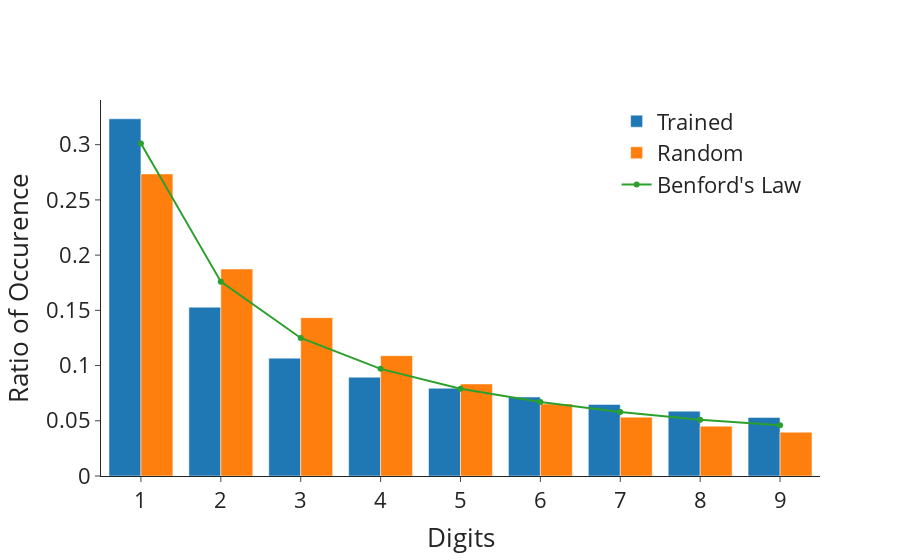

Notebook code cell kept with this figure:
### Markdown cell above
## Average Across all Layers

Note that No matter how many times this notebook is rerun, the trained model ALWAYS has a higher R^2 value.

### Code cell
fig = plot_model_bar(untrained, trained, "Average - All Residual Blocks", exclude_fc=False)
fig.update_layout(template='simple_white', legend={'yanchor': 'top', 'y': 0.999, 'x': 0.98, 'xanchor': 'right'}, font={'size': 22}, title=None)
fig.update_xaxes(title='Digits')
fig.update_yaxes(title='Ratio of Occurence')
fig

### Figure 1 — Plotly figure (JSON) as saved in the notebook; plotly's stock layout.template omitted (floating-point values rounded to 4 significant figures)
{"data": [{"name": "Trained", "type": "bar", "x": [1, 2, 3, 4, 5, 6, 7, 8, 9], "y": [0.3234, 0.1528, 0.1067, 0.08949, 0.07946, 0.07152, 0.06479, 0.05869, 0.05305]}, {"name": "Random", "type": "bar", "x": [1, 2, 3, 4, 5, 6, 7, 8, 9], "y": [0.2735, 0.1875, 0.1434, 0.109, 0.08336, 0.06526, 0.05326, 0.04515, 0.03965]}, {"name": "Benford's Law", "type": "scatter", "x": [1, 2, 3, 4, 5, 6, 7, 8, 9], "y": [0.301, 0.176, 0.125, 0.097, 0.079, 0.067, 0.058, 0.051, 0.046]}], "layout": {"barmode": "group", "font": {"size": 22}, "legend": {"x": 0.98, "xanchor": "right", "y": 0.999, "yanchor": "top"}, "title": {}, "xaxis": {"title": {"text": "Digits"}}, "yaxis": {"title": {"text": "Ratio of Occurence"}}}}
